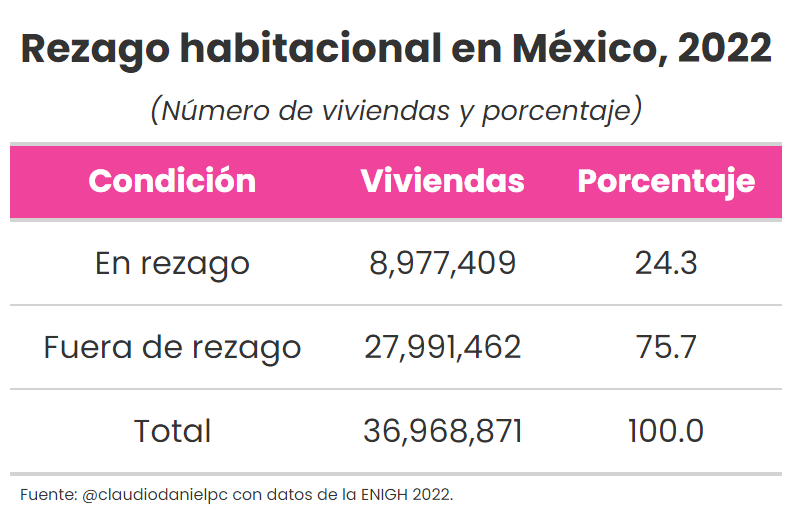

R code for this plot:

##Código para calcular el rezago habitacional en México

##Borrar datos del entorno
rm(list=ls())


#Directorio en mac
setwd("Desktop")
##Crear folders de almacenamiento
dir.create("microdatos", showWarnings = F)

#Paquetería
if(!require('pacman')) install.packages('pacman')
pacman::p_load(tidyverse,srvyr, gt)

#url enigh
url_enigh <- "https://www.inegi.org.mx/contenidos/programas/enigh/nc/2022/microdatos/enigh2022_ns_viviendas_csv.zip"

#Descargar y descomprimir
download.file(url_enigh, destfile = "microdatos/enigh2022_ns_viviendas_csv.zip")
unzip("microdatos/enigh2022_ns_viviendas_csv.zip", exdir = "microdatos")

#Cargar datos
enigh <- read_csv("microdatos/viviendas.csv")%>%
  janitor::clean_names()%>%
  #Convertir a numeric
  mutate(mat_pared=as.numeric(mat_pared),
         mat_pisos=as.numeric(mat_pisos),
         mat_techos=as.numeric(mat_techos),
         #Crear variable de rezago habitacional
         rezago=case_when((tot_resid/num_cuarto)>2.5 | 
                            mat_pared %in% c(1,2,3,4,5,6) | 
                            mat_pisos %in% c(1) |
                            mat_techos %in% c(1,2,3,4,6,7,9) |
                            excusado==2
                          ~ "En rezago", 
                          
                          TRUE ~ "Fuera de rezago"),
         #extraer primero dos caracteres de folioviv si el largo es de 10, si no, extraer el primero y añadir un cero al final  
          cve_ent=case_when(nchar(folioviv)==10 ~ substr(folioviv,1,2),
                              nchar(folioviv)==9 ~ paste0(substr(folioviv,1,1),"0"),
                              TRUE ~ folioviv),
        #Crear nom_ent a partir de cve_ent
        nom_ent=case_when(cve_ent=="01" ~ "Aguascalientes",
                          cve_ent=="02" ~ "Baja California",
                          cve_ent=="03" ~ "Baja California Sur",
                          cve_ent=="04" ~ "Campeche",
                          cve_ent=="05" ~ "Coahuila de Zaragoza",
                          cve_ent=="06" ~ "Colima",
                          cve_ent=="07" ~ "Chiapas",
                          cve_ent=="08" ~ "Chihuahua",
                          cve_ent=="09" ~ "Ciudad de México",
                          cve_ent=="10" ~ "Durango",
                          cve_ent=="11" ~ "Guanajuato",
                          cve_ent=="12" ~ "Guerrero",
                          cve_ent=="13" ~ "Hidalgo",
                          cve_ent=="14" ~ "Jalisco",
                          cve_ent=="15" ~ "México",
                          cve_ent=="16" ~ "Michoacán de Ocampo",
                          cve_ent=="17" ~ "Morelos",
                          cve_ent=="18" ~ "Nayarit",
                          cve_ent=="19" ~ "Nuevo León",
                          cve_ent=="20" ~ "Oaxaca",
                          cve_ent=="21" ~ "Puebla",
                          cve_ent=="22" ~ "Querétaro",
                          cve_ent=="23" ~ "Quintana Roo",
                          cve_ent=="24" ~ "San Luis Potosí",
                          cve_ent=="25" ~ "Sinaloa",
                          cve_ent=="26" ~ "Sonora",
                          cve_ent=="27" ~ "Tabasco",
                          cve_ent=="28" ~ "Tamaulipas",
                          cve_ent=="29" ~ "Tlaxcala",
                          cve_ent=="30" ~ "Veracruz de Ignacio de la Llave",
                          cve_ent=="31" ~ "Yucatán",
                          cve_ent=="32" ~ "Zacatecas",
                          TRUE ~ "No identificado"))



enigh%>%
  #Diseño muestral
  as_survey(weights=factor, strata=est_dis, ids=upm)%>%
  #Estimación puntual
  group_by(rezago)%>%
  summarise(viviendas=survey_total(),
            pct=round(survey_prop()*100,1))%>%
  ungroup()%>%
  #Eliminar columnas innecesarias viviendas_se, prop_se
    select(-ends_with("se"))%>%
    #Viviendas con big.mark
    mutate(viviendas=scales::comma(viviendas, big.mark = ","))%>%
  #Tabla
    gt()%>%
    tab_header(title=md("**Rezago habitacional en México, 2022**"),
                 subtitle=md("*(Número de viviendas y porcentaje)*"),
                 )%>%
    cols_label(rezago=md("**Condición**"),
                viviendas=md("**Viviendas**"),
                pct=md("**Porcentaje**"))%>%
    cols_align(align="center")%>%
    tab_source_note(
      md("Fuente: @claudiodanielpc con datos de la ENIGH 2022."))%>%
      #Eliminar bordes arriba y abajo
      tab_options(table.border.top.width = px(0),
                  table.border.bottom.width = px(0))%>%
  tab_options(column_labels.background.color = "#F039B1")%>%
  #Salvar tabla
  gtsave("rezago2022.png")



  #Rezago habitacional por entidad federativa

  enigh%>%
  #Diseño muestral
  as_survey(weights=factor, strata=est_dis, ids=upm)%>%
  #Estimación puntual
  group_by(nom_ent,rezago)%>%
  summarise(viviendas=survey_total(),
            pct=round(survey_prop()*100,1))%>%
              ungroup()%>%
  #Eliminar columnas innecesarias viviendas_se, prop_se
    select(-ends_with("se"))%>%
    filter(rezago=="En rezago")%>%
    #Gráfica de barras horizontal con porcentaje
    ggplot(aes(x=reorder(nom_ent,pct),y=pct))+
    geom_col(fill="#a0c6e0")+
    geom_text(aes(label=paste0(pct,"%")),hjust=-.1, size=5)+
    labs(x="",y="",title="Rezago habitacional por entidad federativa, 2022",
         subtitle="(Porcentaje de viviendas en rezago habitacional respecto al total en cada entidad federativa)",
         caption="Fuente: @claudiodanielpc con datos de la ENIGH 2022.")+
    theme_minimal()+
    theme(plot.title = element_text(size=20, face="bold",hjust=0),
          plot.subtitle = element_text(size=16, face="italic",hjust=0),
          plot.caption = element_text(size=11,hjust=0),
          axis.text.y = element_text(size=13),
          axis.text.x = element_blank(),
          axis.ticks.x = element_blank(),
          axis.title.x = element_blank(),
          axis.title.y = element_blank(),
          panel.grid.major.x = element_blank(),
          panel.grid.minor.x = element_blank(),
          panel.grid.major.y = element_line(color="#EAEAEA"),
          panel.grid.minor.y = element_blank(),
          panel.border = element_blank(),
          panel.background = element_blank(),
          plot.margin = margin(10,10,10,10, "pt"))+
    coord_flip()

    #GUARDAR GRÁFICA
    ggsave("rezago_entidad2022.png", width = 20, height = 10)
